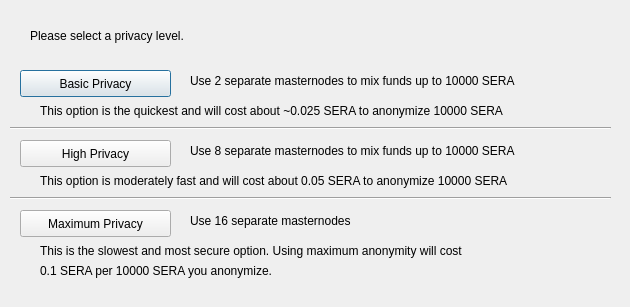
<?xml version="1.0" encoding="UTF-8"?>
<ui version="4.0">
 <class>ObfuscationConfig</class>
 <widget class="QDialog" name="ObfuscationConfig">
  <property name="geometry">
   <rect>
    <x>0</x>
    <y>0</y>
    <width>630</width>
    <height>307</height>
   </rect>
  </property>
  <property name="windowTitle">
   <string>Configure Obfuscation</string>
  </property>
  <widget class="QPushButton" name="buttonBasic">
   <property name="geometry">
    <rect>
     <x>20</x>
     <y>70</y>
     <width>151</width>
     <height>27</height>
    </rect>
   </property>
   <property name="text">
    <string>Basic Privacy</string>
   </property>
  </widget>
  <widget class="QPushButton" name="buttonHigh">
   <property name="geometry">
    <rect>
     <x>20</x>
     <y>140</y>
     <width>151</width>
     <height>27</height>
    </rect>
   </property>
   <property name="text">
    <string>High Privacy</string>
   </property>
  </widget>
  <widget class="QPushButton" name="buttonMax">
   <property name="geometry">
    <rect>
     <x>20</x>
     <y>210</y>
     <width>151</width>
     <height>27</height>
    </rect>
   </property>
   <property name="text">
    <string>Maximum Privacy</string>
   </property>
  </widget>
  <widget class="QLabel" name="label">
   <property name="geometry">
    <rect>
     <x>30</x>
     <y>20</y>
     <width>571</width>
     <height>31</height>
    </rect>
   </property>
   <property name="text">
    <string>Please select a privacy level.</string>
   </property>
  </widget>
  <widget class="QLabel" name="label_2">
   <property name="geometry">
    <rect>
     <x>190</x>
     <y>70</y>
     <width>421</width>
     <height>21</height>
    </rect>
   </property>
   <property name="text">
    <string>Use 2 separate masternodes to mix funds up to 10000 SERA</string>
   </property>
  </widget>
  <widget class="QLabel" name="label_3">
   <property name="geometry">
    <rect>
     <x>190</x>
     <y>140</y>
     <width>411</width>
     <height>21</height>
    </rect>
   </property>
   <property name="text">
    <string>Use 8 separate masternodes to mix funds up to 10000 SERA</string>
   </property>
  </widget>
  <widget class="QLabel" name="label_4">
   <property name="geometry">
    <rect>
     <x>190</x>
     <y>210</y>
     <width>421</width>
     <height>21</height>
    </rect>
   </property>
   <property name="text">
    <string>Use 16 separate masternodes</string>
   </property>
  </widget>
  <widget class="QLabel" name="label_6">
   <property name="geometry">
    <rect>
     <x>40</x>
     <y>100</y>
     <width>561</width>
     <height>21</height>
    </rect>
   </property>
   <property name="text">
    <string>This option is the quickest and will cost about ~0.025 SERA to anonymize 10000 SERA</string>
   </property>
  </widget>
  <widget class="QLabel" name="label_7">
   <property name="geometry">
    <rect>
     <x>40</x>
     <y>170</y>
     <width>561</width>
     <height>21</height>
    </rect>
   </property>
   <property name="text">
    <string>This option is moderately fast and will cost about 0.05 SERA to anonymize 10000 SERA</string>
   </property>
  </widget>
  <widget class="QLabel" name="label_8">
   <property name="geometry">
    <rect>
     <x>40</x>
     <y>240</y>
     <width>561</width>
     <height>21</height>
    </rect>
   </property>
   <property name="text">
    <string>This is the slowest and most secure option. Using maximum anonymity will cost</string>
   </property>
  </widget>
  <widget class="QLabel" name="label_9">
   <property name="geometry">
    <rect>
     <x>40</x>
     <y>260</y>
     <width>561</width>
     <height>21</height>
    </rect>
   </property>
   <property name="text">
    <string>0.1 SERA per 10000 SERA you anonymize.</string>
   </property>
  </widget>
  <widget class="Line" name="line">
   <property name="geometry">
    <rect>
     <x>10</x>
     <y>120</y>
     <width>601</width>
     <height>16</height>
    </rect>
   </property>
   <property name="orientation">
    <enum>Qt::Horizontal</enum>
   </property>
  </widget>
  <widget class="Line" name="line_2">
   <property name="geometry">
    <rect>
     <x>10</x>
     <y>190</y>
     <width>601</width>
     <height>16</height>
    </rect>
   </property>
   <property name="orientation">
    <enum>Qt::Horizontal</enum>
   </property>
  </widget>
 </widget>
 <resources/>
 <connections/>
</ui>
